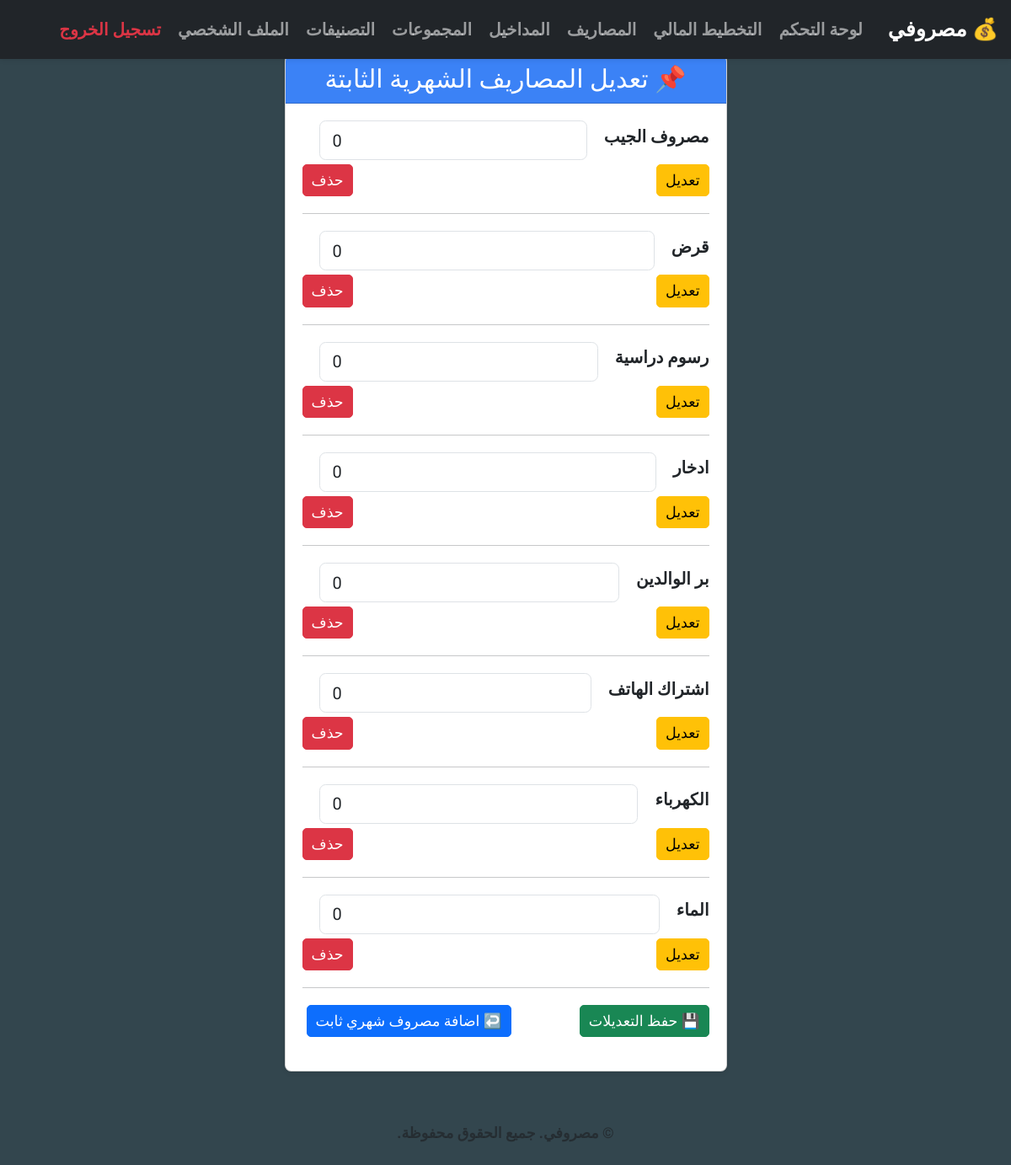
/welcome/fixed/ (signed in), run on the app's committed database.
### expenses/models.py (models this page shows, shortened)
class Label(models.Model):
    user = models.ForeignKey(CustomUser, on_delete=models.CASCADE)
    group = models.ForeignKey(Group, on_delete=models.CASCADE, related_name='labels')
    name = models.CharField(max_length=100)
    expected_monthly = models.PositiveIntegerField(default=0)
    order = models.PositiveIntegerField()
    is_deleted = models.BooleanField(default=False)
    objects = UserScopedManager()
    class Meta:
        ordering = ['order']
        unique_together = ('user', 'group', 'name')

### expenses/views.py (the view, shortened to what this page needs)
# urls.py: path('welcome/fixed/', views.monthly_fixed_expenses_view, name='monthly_fixed_expenses_view'),
@login_required
def monthly_fixed_expenses_view(request):
    group = get_object_or_404(Group, user=request.user, code='monthly_fixed')
    labels = Label.objects.filter(group=group, user=request.user, is_deleted=False)
    label_forms = [
        (label, MonthlyFixedExpectedForm(request.POST or None, instance=label, prefix=str(label.id)))
        for label in labels
    ]
    return render(request, 'welcome/monthly_fixed_expenses_view.html', {
        'group': group,
        'label_forms': label_forms
    })

### expenses/templates/welcome/monthly_fixed_expenses_view.html (shortened to what this page needs)
{% extends 'base.html' %}
{% load static %}
{% block content %}
<div class="container mt-1">
    <div class="row justify-content-center">
        <div class="col-md-6">
            <div class="card shadow-sm">
                <div class="card-header text-center " >
                  <h4 class="mb-0"> 📌 تعديل المصاريف الشهرية الثابتة</h4>
                </div>
                <div class="card-body">
                  <form method="post">
                      {% for label, form in label_forms %}
                         <div class="mb-1  d-flex align-items-center justify-content-between">
                          <label class="form-label fw-bold me-3" >
                            {{ label.name }}</label>
                          <div class="flex-grow-1 me-3">
                            {{ form.expected_monthly }}
                          </div>
                        </div>
                          <div class="mb-1 d-flex align-items-center justify-content-between">
                            <a href="{% url 'label_edit' label.id %}?next={{ request.path }}" class="btn btn-sm btn-warning me-1">تعديل</a>
                            <a href="{% url 'label_delete' label.id %}?next={{ request.path }}" class="btn btn-sm btn-danger">حذف</a>
                          </div>
                        <hr>
                      {% endfor %}
<div class="mb-3 d-flex align-items-center justify-content-between">
                    <button type="submit" class="btn btn-sm btn-success me-1">💾 حفظ التعديلات</button>
                  </form>
<a href="{% url 'add_fixed_label_view' %}" class="btn btn-sm btn-primary me-1">↩️ اضافة مصروف شهري ثابت
</a>
{% endblock %}

### static/css/styles.css (style rules this page uses)
:root { --bs-primary: #0d6efd; --bs-success: #198754; --bs-danger: #dc3545; --bs-warning: #ffc107; --bs-info: #0dcaf0; --bs-light: #f8f9fa; --bs-dark: #030E18FF; --bs-secondary: #6B7280; --bs-cardheader: #3B82F6; --bs-darknavy:#192E5AFF; --app-bg: #33464EFF; }
html { font-weight: bold; font-size: 20px; }
body { direction: rtl; text-align: right; font-weight: bold; background-color: var(--app-bg); font-family: 'Tajawal', sans-serif; }
input, select, textarea, label { font-weight: bold; }
.card { box-shadow: 0 2px 6px rgba(0,0,0,0.05); background-color: #fff; }
.card-header { background-color: var(--bs-cardheader); color: #fff; font-weight: 600; border-top-left-radius: 0.75rem; border-top-right-radius: 0.75rem; }

### data on the page
Label: name "مصروف الجيب", expected_monthly "0"
Label: name "قرض", expected_monthly "0"
Label: name "رسوم دراسية", expected_monthly "0"
Label: name "ادخار", expected_monthly "0"
Label: name "بر الوالدين", expected_monthly "0"
Label: name "اشتراك الهاتف", expected_monthly "0"
Label: name "الكهرباء", expected_monthly "0"
Label: name "الماء", expected_monthly "0"
